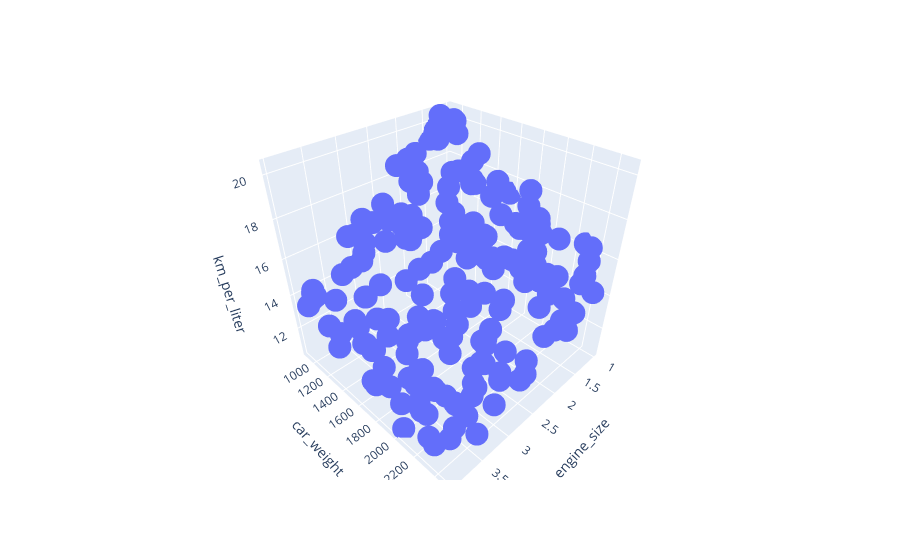

Notebook source saved alongside this figure:
### Code cell
import plotly.express as px
px.scatter_3d(df,x="engine_size",y="car_weight",z="km_per_liter")

### Figure 1 — Plotly figure (JSON) as saved in the notebook; plotly's stock layout.template omitted (floating-point values rounded to 4 significant figures; data arrays with more than 128 entries replaced by an {"elided": "..."} marker saying what was removed)
{"data": [{"hovertemplate": "engine_size=%{x}<br>car_weight=%{y}<br>km_per_liter=%{z}<extra></extra>", "legendgroup": "", "marker": {"color": "#636efa", "symbol": "circle"}, "mode": "markers", "name": "", "scene": "scene", "showlegend": false, "type": "scatter3d", "x": {"elided": "200 float values"}, "y": {"elided": "200 int values"}, "z": {"elided": "200 float values"}}], "layout": {"legend": {"tracegroupgap": 0}, "margin": {"t": 60}, "scene": {"domain": {"x": [0, 1], "y": [0, 1]}, "xaxis": {"title": {"text": "engine_size"}}, "yaxis": {"title": {"text": "car_weight"}}, "zaxis": {"title": {"text": "km_per_liter"}}}}}
